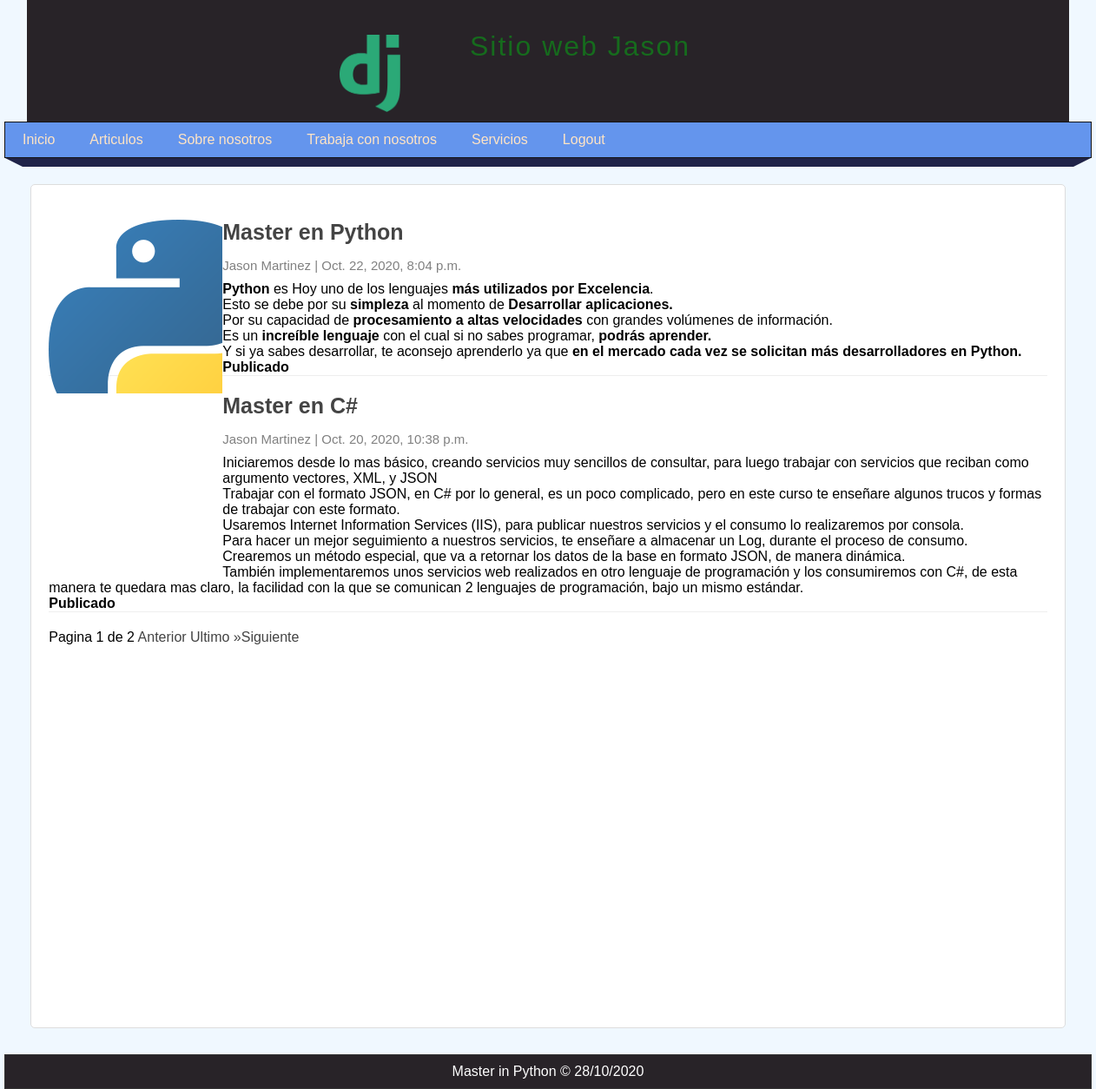
The app's page /articulos/ (signed in) with its own data.
### pages/models.py (models this page shows, shortened)
class Page(models.Model):
    title = models.CharField(max_length=50, verbose_name='Titulo')
    content = RichTextField(verbose_name='Contenido')
    slug = models.CharField(unique=True, max_length=50, verbose_name='URL unico')
    order = models.IntegerField(default=0, verbose_name='Orden')
    visible = models.BooleanField(verbose_name='¿Visible?')
    create_at = models.DateTimeField(auto_now=True, verbose_name='Fecha de creado')
    update_at= models.DateTimeField(auto_now=True, verbose_name='Actualizado el')
    class Meta:
        verbose_name = 'Pagina'
        verbose_name_plural = 'Paginas'

### blog/models.py (models this page shows, shortened)
class Article(models.Model):
    title = models.CharField(max_length=150, verbose_name="Titulo")
    content = RichTextField(verbose_name='Contenido')
    image = models.ImageField(default='null', verbose_name='Imagen', upload_to='articles')
    public = models.BooleanField(verbose_name='¿Publicado?')
    user = models.ForeignKey(User, editable=False, verbose_name='Usuario', on_delete=models.CASCADE)
    category = models.ManyToManyField(Category, verbose_name='Categorias', null=True, blank=True)
    create_at = models.DateTimeField(auto_now=True, verbose_name='Fecha creado')
    update_at = models.DateTimeField(auto_now=True, verbose_name='Fecha editado')
    class Meta():
        verbose_name = 'Articulo'
        verbose_name_plural = 'Articulos'

### blog/views.py (the view)
# urls.py: path('articulos/', views.articles, name='articles'),
@login_required(login_url='login')
def articles(request):
    articles = Article.objects.all()
    paginator = Paginator(articles, 2)
    page = request.GET.get('page')
    page_articles = paginator.get_page(page)
    return render(request, 'articles.html', {
        'title': 'Articulos',
        'articles': page_articles
    })

### blog/context_processor.py (called while the page is built)
def get_categories(request):
    categories = Category.objects.values_list('id', 'name')
    return {
        'categories': categories
    }

### pages/context_processor.py (called while the page is built)
def get_pages(request):
    pages = Page.objects.filter(visible=True).order_by('order').values_list('id', 'title', 'slug', 'create_at')
    return {
        'pages': pages
    }

### blog/templates/articles.html (shortened to what this page needs)
{% extends 'layouts/layout.html' %}
{% block content %}
    {% for articulo in articles %}
            <article class = "article">
                {% if articulo.image.url|length >= 1 and articulo.image.url != 'null' %}
                    <div class = "image">
                        <img src="{{articulo.image.url}}" />
                    </div>
                {% endif %}
                <div>
                    <h2>
                        <a href="{% url 'article' articulo.id %}">{{articulo.title}}</a>
                    </h2>
                    <span class="date">
                    {{articulo.user.username}} {{articulo.user.last_name}}
                    |
                    {{articulo.create_at}}
                    </span>
                    <p>
                        {{articulo.content|safe}}
                        {% if articulo.public %}
                            <strong>Publicado</strong>
                        {% else %}
                            <strong>Privado</strong>
                        {% endif %}
                    </p>
                </div>
            </article>
    {% endfor %}
    {% include 'pagination.html' %}
{% endblock %}

### mainapp/templates/layouts/layout.html (shortened to what this page needs)
<!DOCTYPE html>
<html lang="en">
<head>
    {% load static %}
    <link rel="stylesheet" href="{% static 'css/styles.css' %}">
</head>
<body>
    <header>
        <div id="logo">
            <img src="{% static 'images/logo.png' %}" alt="">
            <h1>Sitio web Jason </h1>
        </div>
    </header>
    <nav>
        <ul>
            <li>
                <a href="{% url 'inicio' %}">Inicio</a>
            </li>
            {% if user.email %}
                <li>
                    <a href="{% url 'articles' %}">Articulos</a>
                </li>
                {% for page in pages%}
                    <li>
                        <a href="{% url 'page' page.2 %}">{{ page.1 }}</a>
                    </li>
                {% endfor %}
                <li>
                    <a href="{% url 'logout' %}">Logout</a>
                </li>
            {% else %}
                <li>
                    <a href="{% url 'register' %}">Registro</a>
                </li><li>
                    <a href="{% url 'login' %}">Login</a>
                </li>
            {% endif %}
        </ul>
    </nav>
    <div class="barra">
        <span class="bar-left">
        </span>
        <span class="bar-fill">
        </span>
        <span class="bar-right">
        </span>
    </div>
    <div id="content">
        <div class="box">
                {%block content %}
                {% endblock %}
        </div>
    </div>
    <footer>
        Master in Python &copy; {% now "d/m/Y" %}
    </footer>
</body>
</html>

### blog/templates/pagination.html (shortened to what this page needs)
<div>
    <span class="actual">
        Pagina {{articles.number}} de {{articles.paginator.num_pages}}
    </span>
{% if articles.has_next %}
    <a href = "?page={{ articles.next_page_number }}">Anterior</a>
    <a href = "?page={{articles.paginator.num_pages}}">Ultimo &raquo;Siguiente</a>
{% endif %}
</div>

### mainapp/static/css/styles.css (style rules this page uses)
* { margin: 0; padding: 0; font-family: Verdana, Geneva, Tahoma, sans-serif; text-decoration: none; }
body { background-color: aliceblue; }
header { width: 1200px; height: 140px; background-color: #282328; margin: 0 auto; }
#logo { width: 40%; height: 400px; margin: 0 auto; padding-top: 20px; }
#logo h1 { display: block; letter-spacing: 2px; font-weight: 50; color: rgb(22, 107, 29); margin-top: 15px; margin-left: 150px; }
#logo img { display: block; width: 70px; float: left; margin-top: 20px; }
nav { width: 1250px; height: 40px; background-color: cornflowerblue; border: 1px solid #141314; margin: 0 auto; box-shadow: 0px, 100px, 100px, gray; }
nav > ul { list-style: none; text-decoration: none; }
nav > ul > li { line-height: 40px; float: left; }
nav > ul > li > a { display: block; line-height: 40px; padding-left: 20px; padding-right: 20px; color: bisque; }
.barra { width: 1250px; margin: 0 auto; }
.bar-left { display: block; border-left: 20px solid transparent; border-top: 10px solid #202449; float: left; }
.bar-right { display: block; border-right: 20px solid transparent; border-top: 10px solid #202449; float: right; }
.bar-fill { display: block; width: 1210px; height: 10px; background-color: #202449; float: left; }
#content { width: 1210px; min-height: 930px; margin: 00 auto; margin-bottom: 30px; margin-top: 30px; }
.box { background: white; width: 95%; min-height: 930px; padding: 20px; border: 1px solid #ddd; margin: 0 auto; border-radius: 5px; }
.box a { color :#444; }
footer { width: 1250px; background-color: #282328; border: 1px solid #333; color: white; padding-top: 10px; padding-bottom: 10px; text-align: center; box-shadow: 0px, 0px, 20px, gray; margin: 0 auto; }
.article { margin-bottom: 20px; margin-top: 20px; border-bottom: 1px solid #eee; clear: both; }
.article .image { width: 200px; height: 200px; float: left; overflow: hidden; }
.article h2 { display: block; font-size: 25px; color: #333; margin-bottom: 10px; }
.article span.date { display: block; font-size: 15px; color: gray; margin-bottom: 10px; }
.date { display: block; margin-top: 15px; margin-bottom: 15px; font-family: 'Lucida Sans', 'Lucida Sans Regular', 'Lucida Grande', 'Lucida Sans Unicode', Geneva, Verdana, sans-serif; }

### records on screen
Page: title "Sobre nosotros"
Page: title "Trabaja con nosotros"
Page: title "Servicios"
Article: image (picture), title "Master en Python", user.username "Jason", user.last_name "Martinez", create_at "Oct. 22, 2020, 8:04 p.m.", content "Python es Hoy uno de los lenguajes más utilizados por Excelencia . Esto se debe por su simpleza al momento de Desarrollar aplicaciones. Por su capacidad de procesamiento a altas velocidades con grandes volúmenes de información. Es un increíble lenguaje con el cual si no sabes programar, podrás aprender. Y si ya sabes desarrollar, te aconsejo aprenderlo ya que en el mercado cada vez se solicitan más desarrolladores en Python.", public "Publicado"
Article: image (picture), title "Master en C#", user.username "Jason", user.last_name "Martinez", create_at "Oct. 20, 2020, 10:38 p.m.", content "Iniciaremos desde lo mas básico, creando servicios muy sencillos de consultar, para luego trabajar con servicios que reciban como argumento vectores, XML, y JSON Trabajar con el formato JSON, en C# por lo general, es un poco complicado, pero en este curso te enseñare algunos trucos y formas de trabajar con este formato. Usaremos Internet Information Services (IIS), para publicar nuestros servicios y el consumo lo realizaremos por consola. Para hacer un mejor seguimiento a nuestros servicios, te enseñare a almacenar un Log, durante el proceso de consumo. Crearemos un método especial, que va a retornar los datos de la base en formato JSON, de manera dinámica. También implementaremos unos…", public "Publicado"

### other values on screen
{{ articles.number }} "1"
{{ articles.paginator.num_pages }} "2"
